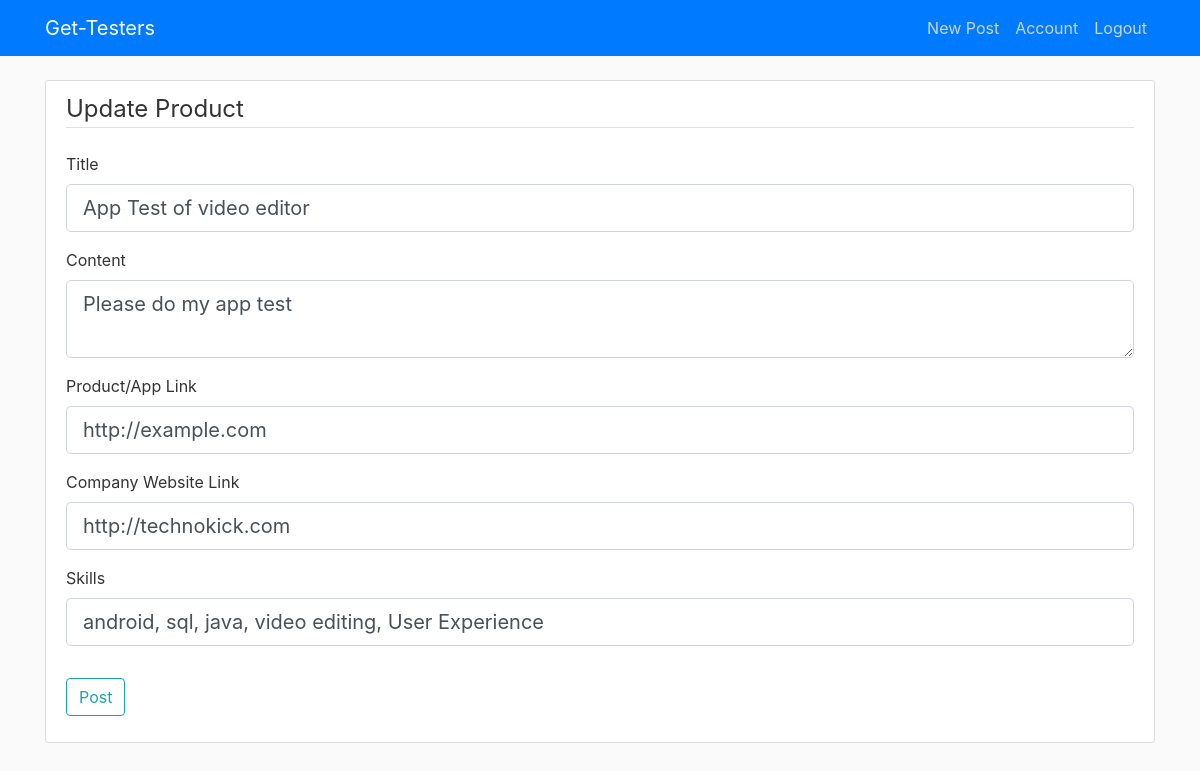
Screenshot of /post/1/update (signed in) with the database file from the repository.
### gettesters/models.py (models this page shows, shortened)
class Post(db.Model):
    id = db.Column(db.Integer, primary_key=True)
    title = db.Column(db.String(100), nullable=False)
    date_posted = db.Column(db.DateTime, nullable=False, default=datetime.utcnow)
    content = db.Column(db.Text, nullable=False)
    link1 = db.Column(db.String())
    link2 = db.Column(db.String())
    skills = db.Column(db.String())
    user_id = db.Column(db.Integer, db.ForeignKey('user.id'), nullable=False)

### gettesters/routes.py (the view)
@app.route("/post/<int:post_id>/update", methods=['GET', 'POST'])
@login_required
def update_post(post_id):
    post = Post.query.get_or_404(post_id)
    if post.author != current_user:
        abort(403)
    form = PostForm()
    if form.validate_on_submit():
        post.title = form.title.data
        post.content = form.content.data
        post.link1 = form.link1.data
        post.link2 = form.link2.data
        post.skills = form.skills.data
        db.session.commit()
        flash('Your post has been updated!', 'success')
        return redirect(url_for('post', post_id=post.id))
    elif request.method == 'GET':
        form.title.data = post.title
        form.content.data = post.content
        form.link1.data = post.link1
        form.link2.data = post.link2
        form.skills.data = post.skills
    return render_template('create_post.html', title='Update Product',
                           form=form, legend='Update Product')

### gettesters/forms.py
class PostForm(FlaskForm):
    title = StringField('Title', validators=[DataRequired()])
    content = TextAreaField('Content', validators=[DataRequired()])
    link1 = StringField('Product/App Link')
    link2 = StringField('Company Website Link')
    skills = StringField('Skills')
    submit = SubmitField('Post')

### gettesters/models.py (called while the page is built)
@login_manager.user_loader
def load_user(user_id):
    return User.query.get(int(user_id))

### gettesters/templates/create_post.html (shortened to what this page needs)
{% extends "layout.html" %}
{% block content %}
<div class="content-section">
    <form method="POST" action="">
        <fieldset class="form-group">
            <legend class="border-bottom mb-4">{{ legend }}</legend>
            <div class="form-group">
                {{ form.title.label(class="form-control-label") }}
                {% if form.title.errors %}
                    {{ form.title(class="form-control form-control-lg is-invalid") }}
                    <div class="invalid-feedback">
                        {% for error in form.title.errors %}
                            <span>{{ error }}</span>
                        {% endfor %}
                    </div>
                {% else %}
                    {{ form.title(class="form-control form-control-lg") }}
                {% endif %}
            </div>
            <div class="form-group">
                {{ form.content.label(class="form-control-label") }}
                {% if form.content.errors %}
                    {{ form.content(class="form-control form-control-lg is-invalid") }}
                    <div class="invalid-feedback">
                        {% for error in form.content.errors %}
                            <span>{{ error }}</span>
                        {% endfor %}
                    </div>
                {% else %}
                    {{ form.content(class="form-control form-control-lg") }}
                {% endif %}
            </div>
              <div class="form-group">
                {{ form.link1.label(class="form-control-label") }}
                {{ form.link1(class="form-control form-control-lg") }}
                </div>
                <div class="form-group">
                {{ form.link2.label(class="form-control-label") }}
                {{ form.link2(class="form-control form-control-lg") }}
            </div>
            <div class="form-group">
              {{ form.skills.label(class="form-control-label") }}
              {{ form.skills(class="form-control form-control-lg") }}
              </div>
        </fieldset>
        <div class="form-group">
            {{ form.submit(class="btn btn-outline-info") }}
        </div>
    </form>
</div>
{% endblock content %}

### gettesters/static/main.css (style rules this page uses)
body { background: #fafafa; color: #333333; margin-top: 5rem; }
.content-section { background: #ffffff; padding: 10px 20px; border: 1px solid #dddddd; border-radius: 3px; margin-bottom: 20px; }

### rows the page displays
Post: title "App Test of video editor", content "Please do my app test", link1 "http://example.com", link2 "http://technokick.com", skills "android, sql, java, video editing, User Experience"

### other values shown
{{ legend }} "Update Product"
